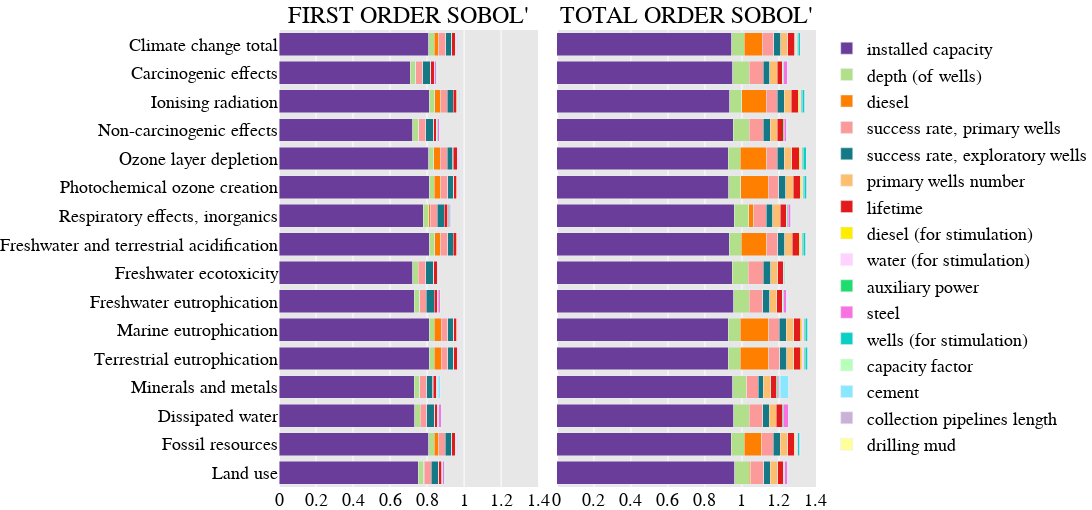

Notebook source saved alongside this figure:
### Markdown cell above
## 3. Bar plots

### Code cell
fig = make_subplots(rows=1, 
                    cols=2,
                    shared_yaxes=True,
                    horizontal_spacing=0.035,
                    subplot_titles=("FIRST ORDER SOBOL'", "TOTAL ORDER SOBOL'")
                   )

flag_leg = True

for j,first_or_total in enumerate(['first', 'total']):
    
    df = prepare_df(first_or_total)
    
    ydata = df.columns[1:].tolist()
    ydata = [d.capitalize() for d in ydata]
    f = [ind for ind,yd in enumerate(ydata) if "Fossils"==yd][0]
    ydata[f] = 'Fossil resources'
    
    if 'cge' in path:
        range_ = [0,1.42]
        tickvals_ = [0, 0.2, 0.4, 0.6, 0.8, 1, 1.2, 1.4]
        ticktext_ = [0, 0.2, 0.4, 0.6, 0.8, 1, 1.2, 1.4]
    elif 'ege' in path:
        range_ = [0,1.4]
        tickvals_ = [0, 0.2, 0.4, 0.6, 0.8, 1, 1.2, 1.4]
        ticktext_ = [0, 0.2, 0.4, 0.6, 0.8, 1, 1.2, 1.4]

    for i in df.index:
        
        xdata = df.loc[i][1:].tolist()
        name = df.loc[i][0]
            
        fig.add_bar(name = name, 
                    x = xdata,
                    y = ydata,
                    orientation='h',
                    marker_color=colors[name],
                    row=1, 
                    col=j+1,
                    showlegend=flag_leg)
    fig.update_xaxes(range = range_,
                     tickmode = 'array', 
                     tickvals = tickvals_,
                     ticktext = ticktext_)

    fig.update_layout(barmode='stack',
                      font_size = 18,
                      width = 1600, 
                      height = 510,
                      legend_traceorder  = 'normal',
                      yaxis = dict(autorange="reversed"),
                      font_family = 'Arial',
                      margin = dict(l=0,r=0,t=30,b=10),
                      font_color = 'black',
                      plot_bgcolor=plot_bgcolor_,
                     )

    flag_leg = False
    
fig['layout']['annotations'][0]['font']['size'] = 24
fig['layout']['annotations'][1]['font']['size'] = 24



fig.show()

### Figure 1 — Plotly figure (JSON) as saved in the notebook; plotly's stock layout.template omitted (floating-point values rounded to 4 significant figures)
{"data": [{"marker": {"color": "rgb(106,61,154)"}, "name": "installed capacity", "orientation": "h", "showlegend": true, "type": "bar", "x": [0.8087, 0.7097, 0.8122, 0.724, 0.8078, 0.8108, 0.7799, 0.8118, 0.7225, 0.7298, 0.8107, 0.8107, 0.7308, 0.7332, 0.8092, 0.7525], "xaxis": "x", "y": ["Climate change total", "Carcinogenic effects", "Ionising radiation", "Non-carcinogenic effects", "Ozone layer depletion", "Photochemical ozone creation", "Respiratory effects, inorganics", "Freshwater and terrestrial acidification", "Freshwater ecotoxicity", "Freshwater eutrophication", "Marine eutrophication", "Terrestrial eutrophication", "Minerals and metals", "Dissipated water", "Fossil resources", "Land use"], "yaxis": "y"}, {"marker": {"color": "rgb(178,223,138)"}, "name": "depth (of wells)", "orientation": "h", "showlegend": true, "type": "bar", "x": [0.02991, 0.03009, 0.02888, 0.0304, 0.02884, 0.02861, 0.03016, 0.02874, 0.03086, 0.02977, 0.02845, 0.02843, 0.02919, 0.02913, 0.0296, 0.03031], "xaxis": "x", "y": ["Climate change total", "Carcinogenic effects", "Ionising radiation", "Non-carcinogenic effects", "Ozone layer depletion", "Photochemical ozone creation", "Respiratory effects, inorganics", "Freshwater and terrestrial acidification", "Freshwater ecotoxicity", "Freshwater eutrophication", "Marine eutrophication", "Terrestrial eutrophication", "Minerals and metals", "Dissipated water", "Fossil resources", "Land use"], "yaxis": "y"}, {"marker": {"color": "rgb(255,127,0)"}, "name": "diesel", "orientation": "h", "showlegend": true, "type": "bar", "x": [0.0241, 5.053e-05, 0.03224, 0.0003811, 0.03501, 0.03571, 0.00815, 0.03388, 0.0002142, 0.0003629, 0.03722, 0.03736, 0.0004143, 0.0008584, 0.02374, 0.002537], "xaxis": "x", "y": ["Climate change total", "Carcinogenic effects", "Ionising radiation", "Non-carcinogenic effects", "Ozone layer depletion", "Photochemical ozone creation", "Respiratory effects, inorganics", "Freshwater and terrestrial acidification", "Freshwater ecotoxicity", "Freshwater eutrophication", "Marine eutrophication", "Terrestrial eutrophication", "Minerals and metals", "Dissipated water", "Fossil resources", "Land use"], "yaxis": "y"}, {"marker": {"color": "rgb(251,154,153)"}, "name": "success rate, primary wells", "orientation": "h", "showlegend": true, "type": "bar", "x": [0.03747, 0.03692, 0.03656, 0.03766, 0.03652, 0.03647, 0.03645, 0.03649, 0.0399, 0.03669, 0.03638, 0.03637, 0.03763, 0.03531, 0.03702, 0.03709], "xaxis": "x", "y": ["Climate change total", "Carcinogenic effects", "Ionising radiation", "Non-carcinogenic effects", "Ozone layer depletion", "Photochemical ozone creation", "Respiratory effects, inorganics", "Freshwater and terrestrial acidification", "Freshwater ecotoxicity", "Freshwater eutrophication", "Marine eutrophication", "Terrestrial eutrophication", "Minerals and metals", "Dissipated water", "Fossil resources", "Land use"], "yaxis": "y"}, {"marker": {"color": "rgb(20, 121, 132)"}, "name": "success rate, exploratory wells", "orientation": "h", "showlegend": true, "type": "bar", "x": [0.03319, 0.04354, 0.03109, 0.04246, 0.03072, 0.03032, 0.03878, 0.0307, 0.04128, 0.04203, 0.02988, 0.02984, 0.03278, 0.04235, 0.03344, 0.04001], "xaxis": "x", "y": ["Climate change total", "Carcinogenic effects", "Ionising radiation", "Non-carcinogenic effects", "Ozone layer depletion", "Photochemical ozone creation", "Respiratory effects, inorganics", "Freshwater and terrestrial acidification", "Freshwater ecotoxicity", "Freshwater eutrophication", "Marine eutrophication", "Terrestrial eutrophication", "Minerals and metals", "Dissipated water", "Fossil resources", "Land use"], "yaxis": "y"}, {"marker": {"color": "rgb(253,191,111)"}, "name": "primary wells number", "orientation": "h", "showlegend": true, "type": "bar", "x": [0.0004196, 0.0004384, 0.0008023, 0.0006057, 0.001881, 0.0009368, 0.0002974, 0.0008944, 0.001327, 0.0004615, 0.0009651, 0.0009632, 0.002206, 0.0001985, 0.000616, 0.0003836], "xaxis": "x", "y": ["Climate change total", "Carcinogenic effects", "Ionising radiation", "Non-carcinogenic effects", "Ozone layer depletion", "Photochemical ozone creation", "Respiratory effects, inorganics", "Freshwater and terrestrial acidification", "Freshwater ecotoxicity", "Freshwater eutrophication", "Marine eutrophication", "Terrestrial eutrophication", "Minerals and metals", "Dissipated water", "Fossil resources", "Land use"], "yaxis": "y"}, {"marker": {"color": "rgb(227,26,28)"}, "name": "lifetime", "orientation": "h", "showlegend": true, "type": "bar", "x": [0.01809, 0.01699, 0.01819, 0.01758, 0.0211, 0.01814, 0.01767, 0.0182, 0.01841, 0.01746, 0.01812, 0.01811, 0.01552, 0.01692, 0.01825, 0.01758], "xaxis": "x", "y": ["Climate change total", "Carcinogenic effects", "Ionising radiation", "Non-carcinogenic effects", "Ozone layer depletion", "Photochemical ozone creation", "Respiratory effects, inorganics", "Freshwater and terrestrial acidification", "Freshwater ecotoxicity", "Freshwater eutrophication", "Marine eutrophication", "Terrestrial eutrophication", "Minerals and metals", "Dissipated water", "Fossil resources", "Land use"], "yaxis": "y"}, {"marker": {"color": "rgb(255,237,0)"}, "name": "diesel (for stimulation)", "orientation": "h", "showlegend": true, "type": "bar", "x": [0.003868, 8.866e-05, 0.004774, 0.0002517, 0.005147, 0.005117, 0.001876, 0.004979, 0.0001461, 0.0003786, 0.005283, 0.005299, 0.001402, 0.0005304, 0.003832, 0.0009144], "xaxis": "x", "y": ["Climate change total", "Carcinogenic effects", "Ionising radiation", "Non-carcinogenic effects", "Ozone layer depletion", "Photochemical ozone creation", "Respiratory effects, inorganics", "Freshwater and terrestrial acidification", "Freshwater ecotoxicity", "Freshwater eutrophication", "Marine eutrophication", "Terrestrial eutrophication", "Minerals and metals", "Dissipated water", "Fossil resources", "Land use"], "yaxis": "y"}, {"marker": {"color": "rgb(255,210,255)"}, "name": "water (for stimulation)", "orientation": "h", "showlegend": true, "type": "bar", "x": [0.004098, 0.000117, 0.005414, 0.0002838, 0.005694, 0.005752, 0.001981, 0.005576, 0.0001435, 0.0004732, 0.005949, 0.005968, 2.522e-05, 0.0006838, 0.00419, 0.0008573], "xaxis": "x", "y": ["Climate change total", "Carcinogenic effects", "Ionising radiation", "Non-carcinogenic effects", "Ozone layer depletion", "Photochemical ozone creation", "Respiratory effects, inorganics", "Freshwater and terrestrial acidification", "Freshwater ecotoxicity", "Freshwater eutrophication", "Marine eutrophication", "Terrestrial eutrophication", "Minerals and metals", "Dissipated water", "Fossil resources", "Land use"], "yaxis": "y"}, {"marker": {"color": "rgb(30,221,109)"}, "name": "auxiliary power", "orientation": "h", "showlegend": true, "type": "bar", "x": [0.003197, 0.003137, 0.003154, 0.00316, 0.003297, 0.003119, 0.003327, 0.003141, 0.003087, 0.003193, 0.003101, 0.003099, 0.002806, 0.00327, 0.003232, 0.00325], "xaxis": "x", "y": ["Climate change total", "Carcinogenic effects", "Ionising radiation", "Non-carcinogenic effects", "Ozone layer depletion", "Photochemical ozone creation", "Respiratory effects, inorganics", "Freshwater and terrestrial acidification", "Freshwater ecotoxicity", "Freshwater eutrophication", "Marine eutrophication", "Terrestrial eutrophication", "Minerals and metals", "Dissipated water", "Fossil resources", "Land use"], "yaxis": "y"}, {"marker": {"color": "rgb(248,114,225)"}, "name": "steel", "orientation": "h", "showlegend": true, "type": "bar", "x": [0.002368, 0.01211, 0.001098, 0.009049, 0.0005774, 0.0006334, 0.009626, 0.000866, 0.003315, 0.0104, 0.0003954, 0.0003853, 0.004179, 0.01545, 0.002498, 0.009903], "xaxis": "x", "y": ["Climate change total", "Carcinogenic effects", "Ionising radiation", "Non-carcinogenic effects", "Ozone layer depletion", "Photochemical ozone creation", "Respiratory effects, inorganics", "Freshwater and terrestrial acidification", "Freshwater ecotoxicity", "Freshwater eutrophication", "Marine eutrophication", "Terrestrial eutrophication", "Minerals and metals", "Dissipated water", "Fossil resources", "Land use"], "yaxis": "y"}, {"marker": {"color": "rgb(12, 207, 196)"}, "name": "wells (for stimulation)", "orientation": "h", "showlegend": true, "type": "bar", "x": [0.002318, 7.851e-05, 0.002862, 0.000189, 0.003286, 0.002962, 0.001299, 0.002914, 8.014e-05, 0.0003405, 0.003043, 0.003053, 0.0008527, 0.0005239, 0.002309, 0.0006897], "xaxis": "x", "y": ["Climate change total", "Carcinogenic effects", "Ionising radiation", "Non-carcinogenic effects", "Ozone layer depletion", "Photochemical ozone creation", "Respiratory effects, inorganics", "Freshwater and terrestrial acidification", "Freshwater ecotoxicity", "Freshwater eutrophication", "Marine eutrophication", "Terrestrial eutrophication", "Minerals and metals", "Dissipated water", "Fossil resources", "Land use"], "yaxis": "y"}, {"marker": {"color": "rgb(184,255,185)"}, "name": "capacity factor", "orientation": "h", "showlegend": true, "type": "bar", "x": [0.001995, 0.0006482, 0.002202, 0.000836, 0.002457, 0.002294, 0.001196, 0.002248, 0.001085, 0.0008115, 0.002343, 0.002346, 0.001579, 0.0006679, 0.001941, 0.001076], "xaxis": "x", "y": ["Climate change total", "Carcinogenic effects", "Ionising radiation", "Non-carcinogenic effects", "Ozone layer depletion", "Photochemical ozone creation", "Respiratory effects, inorganics", "Freshwater and terrestrial acidification", "Freshwater ecotoxicity", "Freshwater eutrophication", "Marine eutrophication", "Terrestrial eutrophication", "Minerals and metals", "Dissipated water", "Fossil resources", "Land use"], "yaxis": "y"}, {"marker": {"color": "rgb(137,231,255)"}, "name": "cement", "orientation": "h", "showlegend": true, "type": "bar", "x": [0.0001447, 2.575e-06, 8.003e-05, 1.275e-05, 5.948e-05, 4.752e-05, 5.126e-05, 6.832e-05, 6.978e-06, 3.068e-06, 4.889e-05, 5.164e-05, 0.01229, 9.864e-06, 8.224e-05, 0.0002835], "xaxis": "x", "y": ["Climate change total", "Carcinogenic effects", "Ionising radiation", "Non-carcinogenic effects", "Ozone layer depletion", "Photochemical ozone creation", "Respiratory effects, inorganics", "Freshwater and terrestrial acidification", "Freshwater ecotoxicity", "Freshwater eutrophication", "Marine eutrophication", "Terrestrial eutrophication", "Minerals and metals", "Dissipated water", "Fossil resources", "Land use"], "yaxis": "y"}, {"marker": {"color": "rgb(202,178,214)"}, "name": "collection pipelines length", "orientation": "h", "showlegend": true, "type": "bar", "x": [5.904e-05, 0.0001851, 2.683e-05, 0.0001504, 1.869e-05, 1.573e-05, 0.0002004, 2.472e-05, 6.487e-05, 0.0001968, 1.097e-05, 1.138e-05, 0.000136, 0.0002705, 5.775e-05, 0.0002805], "xaxis": "x", "y": ["Climate change total", "Carcinogenic effects", "Ionising radiation", "Non-carcinogenic effects", "Ozone layer depletion", "Photochemical ozone creation", "Respiratory effects, inorganics", "Freshwater and terrestrial acidification", "Freshwater ecotoxicity", "Freshwater eutrophication", "Marine eutrophication", "Terrestrial eutrophication", "Minerals and metals", "Dissipated water", "Fossil resources", "Land use"], "yaxis": "y"}, {"marker": {"color": "rgb(255,255,153)"}, "name": "drilling mud", "orientation": "h", "showlegend": true, "type": "bar", "x": [7.592e-05, 1.487e-05, 2.751e-05, 5.479e-05, 3.159e-05, 1.898e-05, 0.0001439, 2.544e-05, 2.82e-05, 0.0003051, 1.506e-05, 1.07e-05, 0.000138, 0.0008025, 0.0001794, 0.0001928], "xaxis": "x", "y": ["Climate change total", "Carcinogenic effects", "Ionising radiation", "Non-carcinogenic effects", "Ozone layer depletion", "Photochemical ozone creation", "Respiratory effects, inorganics", "Freshwater and terrestrial acidification", "Freshwater ecotoxicity", "Freshwater eutrophication", "Marine eutrophication", "Terrestrial eutrophication", "Minerals and metals", "Dissipated water", "Fossil resources", "Land use"], "yaxis": "y"}, {"marker": {"color": "rgb(106,61,154)"}, "name": "installed capacity", "orientation": "h", "showlegend": false, "type": "bar", "x": [0.9435, 0.9511, 0.9331, 0.9524, 0.9253, 0.9283, 0.959, 0.9308, 0.9472, 0.9543, 0.9261, 0.9259, 0.9493, 0.9563, 0.9431, 0.9597], "xaxis": "x2", "y": ["Climate change total", "Carcinogenic effects", "Ionising radiation", "Non-carcinogenic effects", "Ozone layer depletion", "Photochemical ozone creation", "Respiratory effects, inorganics", "Freshwater and terrestrial acidification", "Freshwater ecotoxicity", "Freshwater eutrophication", "Marine eutrophication", "Terrestrial eutrophication", "Minerals and metals", "Dissipated water", "Fossil resources", "Land use"], "yaxis": "y2"}, {"marker": {"color": "rgb(178,223,138)"}, "name": "depth (of wells)", "orientation": "h", "showlegend": false, "type": "bar", "x": [0.06939, 0.08747, 0.06572, 0.0863, 0.06465, 0.06473, 0.07695, 0.06516, 0.08753, 0.08434, 0.06411, 0.06405, 0.07495, 0.08245, 0.06925, 0.08076], "xaxis": "x2", "y": ["Climate change total", "Carcinogenic effects", "Ionising radiation", "Non-carcinogenic effects", "Ozone layer depletion", "Photochemical ozone creation", "Respiratory effects, inorganics", "Freshwater and terrestrial acidification", "Freshwater ecotoxicity", "Freshwater eutrophication", "Marine eutrophication", "Terrestrial eutrophication", "Minerals and metals", "Dissipated water", "Fossil resources", "Land use"], "yaxis": "y2"}, {"marker": {"color": "rgb(255,127,0)"}, "name": "diesel", "orientation": "h", "showlegend": false, "type": "bar", "x": [0.09619, 2.383e-05, 0.1319, 0.0006522, 0.1434, 0.1477, 0.02808, 0.1393, 0.0003372, 0.000584, 0.1547, 0.1553, 0.0008726, 0.0018, 0.09423, 0.007394], "xaxis": "x2", "y": ["Climate change total", "Carcinogenic effects", "Ionising radiation", "Non-carcinogenic effects", "Ozone layer depletion", "Photochemical ozone creation", "Respiratory effects, inorganics", "Freshwater and terrestrial acidification", "Freshwater ecotoxicity", "Freshwater eutrophication", "Marine eutrophication", "Terrestrial eutrophication", "Minerals and metals", "Dissipated water", "Fossil resources", "Land use"], "yaxis": "y2"}, {"marker": {"color": "rgb(251,154,153)"}, "name": "success rate, primary wells", "orientation": "h", "showlegend": false, "type": "bar", "x": [0.06175, 0.0751, 0.05899, 0.0751, 0.05823, 0.05825, 0.06656, 0.05856, 0.07872, 0.07327, 0.05775, 0.05767, 0.0626, 0.07108, 0.06217, 0.06929], "xaxis": "x2", "y": ["Climate change total", "Carcinogenic effects", "Ionising radiation", "Non-carcinogenic effects", "Ozone layer depletion", "Photochemical ozone creation", "Respiratory effects, inorganics", "Freshwater and terrestrial acidification", "Freshwater ecotoxicity", "Freshwater eutrophication", "Marine eutrophication", "Terrestrial eutrophication", "Minerals and metals", "Dissipated water", "Fossil resources", "Land use"], "yaxis": "y2"}, {"marker": {"color": "rgb(20, 121, 132)"}, "name": "success rate, exploratory wells", "orientation": "h", "showlegend": false, "type": "bar", "x": [0.03735, 0.03755, 0.03753, 0.03819, 0.03754, 0.03772, 0.03595, 0.03757, 0.04108, 0.03639, 0.03768, 0.03766, 0.02661, 0.03451, 0.03755, 0.03495], "xaxis": "x2", "y": ["Climate change total", "Carcinogenic effects", "Ionising radiation", "Non-carcinogenic effects", "Ozone layer depletion", "Photochemical ozone creation", "Respiratory effects, inorganics", "Freshwater and terrestrial acidification", "Freshwater ecotoxicity", "Freshwater eutrophication", "Marine eutrophication", "Terrestrial eutrophication", "Minerals and metals", "Dissipated water", "Fossil resources", "Land use"], "yaxis": "y2"}, {"marker": {"color": "rgb(253,191,111)"}, "name": "primary wells number", "orientation": "h", "showlegend": false, "type": "bar", "x": [0.03991, 0.03932, 0.03954, 0.03922, 0.03925, 0.03941, 0.04028, 0.03949, 0.03844, 0.03939, 0.03935, 0.03935, 0.04068, 0.03983, 0.03977, 0.04028], "xaxis": "x2", "y": ["Climate change total", "Carcinogenic effects", "Ionising radiation", "Non-carcinogenic effects", "Ozone layer depletion", "Photochemical ozone creation", "Respiratory effects, inorganics", "Freshwater and terrestrial acidification", "Freshwater ecotoxicity", "Freshwater eutrophication", "Marine eutrophication", "Terrestrial eutrophication", "Minerals and metals", "Dissipated water", "Fossil resources", "Land use"], "yaxis": "y2"}, {"marker": {"color": "rgb(227,26,28)"}, "name": "lifetime", "orientation": "h", "showlegend": false, "type": "bar", "x": [0.03743, 0.03088, 0.03822, 0.03204, 0.04189, 0.0384, 0.03429, 0.03836, 0.03323, 0.03216, 0.03853, 0.03853, 0.03306, 0.03176, 0.03749, 0.03333], "xaxis": "x2", "y": ["Climate change total", "Carcinogenic effects", "Ionising radiation", "Non-carcinogenic effects", "Ozone layer depletion", "Photochemical ozone creation", "Respiratory effects, inorganics", "Freshwater and terrestrial acidification", "Freshwater ecotoxicity", "Freshwater eutrophication", "Marine eutrophication", "Terrestrial eutrophication", "Minerals and metals", "Dissipated water", "Fossil resources", "Land use"], "yaxis": "y2"}, {"marker": {"color": "rgb(255,237,0)"}, "name": "diesel (for stimulation)", "orientation": "h", "showlegend": false, "type": "bar", "x": [0.005074, 1.007e-05, 0.006717, 7.017e-05, 0.007218, 0.007409, 0.00175, 0.007124, 2.821e-05, 0.0001409, 0.007747, 0.00778, 0.001455, 0.0002371, 0.004948, 0.000607], "xaxis": "x2", "y": ["Climate change total", "Carcinogenic effects", "Ionising radiation", "Non-carcinogenic effects", "Ozone layer depletion", "Photochemical ozone creation", "Respiratory effects, inorganics", "Freshwater and terrestrial acidification", "Freshwater ecotoxicity", "Freshwater eutrophication", "Marine eutrophication", "Terrestrial eutrophication", "Minerals and metals", "Dissipated water", "Fossil resources", "Land use"], "yaxis": "y2"}, {"marker": {"color": "rgb(255,210,255)"}, "name": "water (for stimulation)", "orientation": "h", "showlegend": false, "type": "bar", "x": [0.006574, 1.886e-05, 0.008776, 0.0001115, 0.009217, 0.009429, 0.00235, 0.00911, 4.067e-05, 0.0002718, 0.009857, 0.009901, 0.002102, 0.0004691, 0.006442, 0.0009078], "xaxis": "x2", "y": ["Climate change total", "Carcinogenic effects", "Ionising radiation", "Non-carcinogenic effects", "Ozone layer depletion", "Photochemical ozone creation", "Respiratory effects, inorganics", "Freshwater and terrestrial acidification", "Freshwater ecotoxicity", "Freshwater eutrophication", "Marine eutrophication", "Terrestrial eutrophication", "Minerals and metals", "Dissipated water", "Fossil resources", "Land use"], "yaxis": "y2"}, {"marker": {"color": "rgb(30,221,109)"}, "name": "auxiliary power", "orientation": "h", "showlegend": false, "type": "bar", "x": [0.004854, 0.004073, 0.004919, 0.004196, 0.00544, 0.00493, 0.004543, 0.004932, 0.004253, 0.004224, 0.004939, 0.004938, 0.004315, 0.004241, 0.004857, 0.004411], "xaxis": "x2", "y": ["Climate change total", "Carcinogenic effects", "Ionising radiation", "Non-carcinogenic effects", "Ozone layer depletion", "Photochemical ozone creation", "Respiratory effects, inorganics", "Freshwater and terrestrial acidification", "Freshwater ecotoxicity", "Freshwater eutrophication", "Marine eutrophication", "Terrestrial eutrophication", "Minerals and metals", "Dissipated water", "Fossil resources", "Land use"], "yaxis": "y2"}, {"marker": {"color": "rgb(248,114,225)"}, "name": "steel", "orientation": "h", "showlegend": false, "type": "bar", "x": [0.00198, 0.0192, 0.000564, 0.01325, 0.0002165, 0.0002143, 0.01461, 0.000374, 0.003288, 0.0159, 9.043e-05, 8.615e-05, 0.004699, 0.0264, 0.00215, 0.01518], "xaxis": "x2", "y": ["Climate change total", "Carcinogenic effects", "Ionising radiation", "Non-carcinogenic effects", "Ozone layer depletion", "Photochemical ozone creation", "Respiratory effects, inorganics", "Freshwater and terrestrial acidification", "Freshwater ecotoxicity", "Freshwater eutrophication", "Marine eutrophication", "Terrestrial eutrophication", "Minerals and metals", "Dissipated water", "Fossil resources", "Land use"], "yaxis": "y2"}, {"marker": {"color": "rgb(12, 207, 196)"}, "name": "wells (for stimulation)", "orientation": "h", "showlegend": false, "type": "bar", "x": [0.01027, 3.069e-05, 0.01371, 0.0001789, 0.01437, 0.01469, 0.003692, 0.0142, 6.472e-05, 0.0004423, 0.01536, 0.01542, 0.003329, 0.0007642, 0.01006, 0.001444], "xaxis": "x2", "y": ["Climate change total", "Carcinogenic effects", "Ionising radiation", "Non-carcinogenic effects", "Ozone layer depletion", "Photochemical ozone creation", "Respiratory effects, inorganics", "Freshwater and terrestrial acidification", "Freshwater ecotoxicity", "Freshwater eutrophication", "Marine eutrophication", "Terrestrial eutrophication", "Minerals and metals", "Dissipated water", "Fossil resources", "Land use"], "yaxis": "y2"}, {"marker": {"color": "rgb(184,255,185)"}, "name": "capacity factor", "orientation": "h", "showlegend": false, "type": "bar", "x": [0.00178, 0.002124, 0.001684, 0.002092, 0.001814, 0.001646, 0.002009, 0.001668, 0.002011, 0.002124, 0.001631, 0.00163, 0.00224, 0.002154, 0.001769, 0.002126], "xaxis": "x2", "y": ["Climate change total", "Carcinogenic effects", "Ionising radiation", "Non-carcinogenic effects", "Ozone layer depletion", "Photochemical ozone creation", "Respiratory effects, inorganics", "Freshwater and terrestrial acidification", "Freshwater ecotoxicity", "Freshwater eutrophication", "Marine eutrophication", "Terrestrial eutrophication", "Minerals and metals", "Dissipated water", "Fossil resources", "Land use"], "yaxis": "y2"}, {"marker": {"color": "rgb(137,231,255)"}, "name": "cement", "orientation": "h", "showlegend": false, "type": "bar", "x": [0.0004718, 7.348e-07, 4.009e-05, 1.758e-05, 1.953e-05, 1.138e-05, 0.0002097, 2.647e-05, 1.92e-06, 0.0001669, 1.157e-05, 1.294e-05, 0.04544, 0.0001324, 6.575e-05, 0.001687], "xaxis": "x2", "y": ["Climate change total", "Carcinogenic effects", "Ionising radiation", "Non-carcinogenic effects", "Ozone layer depletion", "Photochemical ozone creation", "Respiratory effects, inorganics", "Freshwater and terrestrial acidification", "Freshwater ecotoxicity", "Freshwater eutrophication", "Marine eutrophication", "Terrestrial eutrophication", "Minerals and metals", "Dissipated water", "Fossil resources", "Land use"], "yaxis": "y2"}, {"marker": {"color": "rgb(202,178,214)"}, "name": "collection pipelines length", "orientation": "h", "showlegend": false, "type": "bar", "x": [6.909e-06, 2.745e-05, 1.769e-06, 2.078e-05, 8.604e-07, 6.77e-07, 4.08e-05, 1.574e-06, 5.301e-06, 3.387e-05, 3.497e-07, 3.772e-07, 3.404e-05, 5.487e-05, 6.394e-06, 7.233e-05], "xaxis": "x2", "y": ["Climate change total", "Carcinogenic effects", "Ionising radiation", "Non-carcinogenic effects", "Ozone layer depletion", "Photochemical ozone creation", "Respiratory effects, inorganics", "Freshwater and terrestrial acidification", "Freshwater ecotoxicity", "Freshwater eutrophication", "Marine eutrophication", "Terrestrial eutrophication", "Minerals and metals", "Dissipated water", "Fossil resources", "Land use"], "yaxis": "y2"}, {"marker": {"color": "rgb(255,255,153)"}, "name": "drilling mud", "orientation": "h", "showlegend": false, "type": "bar", "x": [9.982e-06, 1.587e-07, 1.815e-06, 2.218e-06, 3.211e-06, 9.778e-07, 2.069e-05, 1.642e-06, 5.883e-07, 5.915e-05, 6.527e-07, 3.342e-07, 1.349e-05, 0.0003358, 4.864e-05, 2.901e-05], "xaxis": "x2", "y": ["Climate change total", "Carcinogenic effects", "Ionising radiation", "Non-carcinogenic effects", "Ozone layer depletion", "Photochemical ozone creation", "Respiratory effects, inorganics", "Freshwater and terrestrial acidification", "Freshwater ecotoxicity", "Freshwater eutrophication", "Marine eutrophication", "Terrestrial eutrophication", "Minerals and metals", "Dissipated water", "Fossil resources", "Land use"], "yaxis": "y2"}], "layout": {"annotations": [{"font": {"size": 24}, "showarrow": false, "text": "FIRST ORDER SOBOL'", "x": 0.2412, "xanchor": "center", "xref": "paper", "y": 1, "yanchor": "bottom", "yref": "paper"}, {"font": {"size": 24}, "showarrow": false, "text": "TOTAL ORDER SOBOL'", "x": 0.7588, "xanchor": "center", "xref": "paper", "y": 1, "yanchor": "bottom", "yref": "paper"}], "barmode": "stack", "font": {"color": "black", "family": "Arial", "size": 18}, "height": 510, "legend": {"traceorder": "normal"}, "margin": {"b": 10, "l": 0, "r": 0, "t": 30}, "plot_bgcolor": "rgb(231,231,231)", "width": 1600, "xaxis": {"anchor": "y", "domain": [0, 0.4825], "range": [0, 1.4], "tickmode": "array", "ticktext": [0, 0.2, 0.4, 0.6, 0.8, 1, 1.2, 1.4], "tickvals": [0, 0.2, 0.4, 0.6, 0.8, 1, 1.2, 1.4]}, "xaxis2": {"anchor": "y2", "domain": [0.5175, 1], "range": [0, 1.4], "tickmode": "array", "ticktext": [0, 0.2, 0.4, 0.6, 0.8, 1, 1.2, 1.4], "tickvals": [0, 0.2, 0.4, 0.6, 0.8, 1, 1.2, 1.4]}, "yaxis": {"anchor": "x", "autorange": "reversed", "domain": [0, 1]}, "yaxis2": {"anchor": "x2", "domain": [0, 1], "matches": "y", "showticklabels": false}}}
